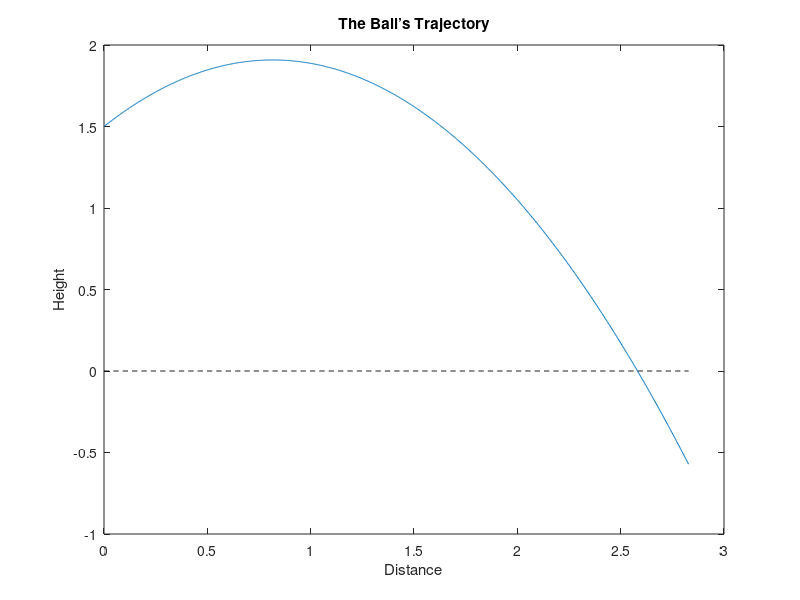

Source code (MATLAB):
clear all;

h = 1.5;
g = 9.8;
v = 4;
theta = 45;

t = linspace(0, 1, 1000);

% Distance
x = v * cos(theta * pi / 180) * t;
% Height
y = h + v * sin(theta * pi / 180) * t - 1/2 * g * t.^2;

firstNegIdx = min(find(y < 0));
disp(['The ball hits the ground at a distance of ', num2str(x(firstNegIdx)), ' meters.']);

figure;
plot(x, y);
xlabel('Distance');
ylabel('Height');
title('The Ball’s Trajectory')

hold on;

plot(linspace(0, max(x), 1000), zeros([1, 1000]), 'k--');

hold off;